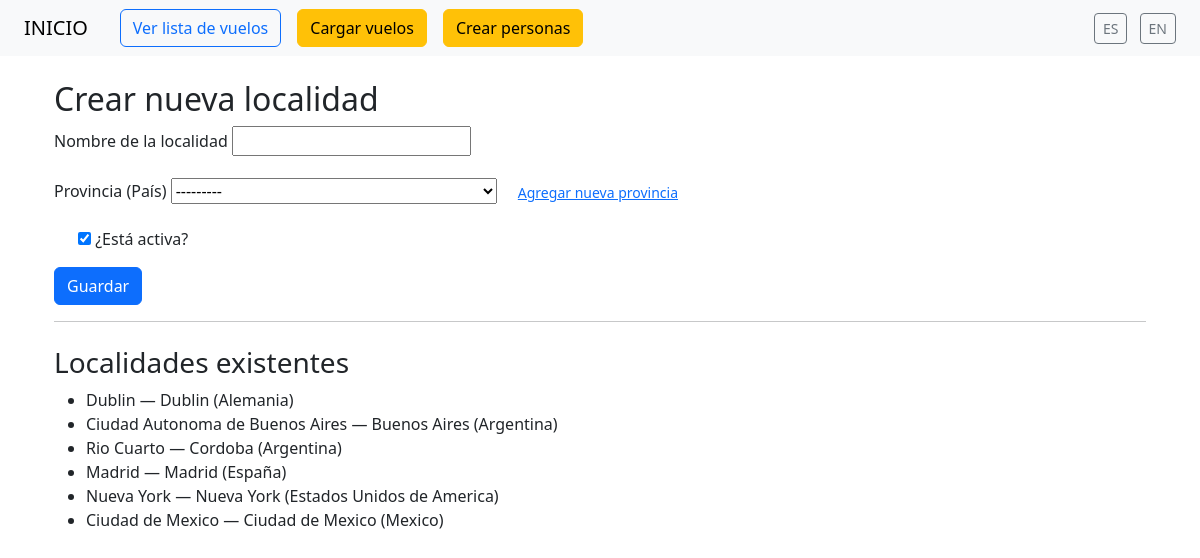
The app's page /es/localidad/crear/ (signed in) with its own data.
### core/models.py (models this page shows, shortened)
class Localidad(models.Model):
    provincia = models.ForeignKey(Provincia, on_delete=models.CASCADE, related_name='localidades', null=True, verbose_name=_("Provincia"))
    nombre = models.CharField(max_length=100, verbose_name=_("Nombre"))
    activo = models.BooleanField(default=True, verbose_name=_("Activo"))
    class Meta:
        ordering = ['nombre']
        verbose_name = _("Localidad")
        verbose_name_plural = _("Localidades")
        constraints = [
            models.UniqueConstraint(fields=['provincia', 'nombre'], name='unique_localidad_por_provincia')
        ]

class Provincia(models.Model):
    pais = models.ForeignKey(Pais, on_delete=models.CASCADE, related_name='provincias', verbose_name=_("País"))
    nombre = models.CharField(max_length=100, verbose_name=_("Nombre"))
    activo = models.BooleanField(default=True, verbose_name=_("Activo"))
    class Meta:
        ordering = ['nombre']
        verbose_name = _("Provincia")
        verbose_name_plural = _("Provincias")
        constraints = [
            models.UniqueConstraint(fields=['pais', 'nombre'], name='unique_provincia_por_pais')
        ]
    def __str__(self):
        return f"{self.nombre} ({self.pais.nombre})"

class Pais(models.Model):
    nombre = models.CharField(max_length=100, verbose_name=_("Nombre"))
    activo = models.BooleanField(default=True, verbose_name=_("Activo"))
    class Meta:
        ordering = ['nombre']
        verbose_name = _("País")
        verbose_name_plural = _("Países")

### vuelos/views.py (the view, shortened to what this page needs)
# urls.py: path('localidad/crear/', views.LocalidadCreateView.as_view(), name='localidad_form'),
class LocalidadCreateView(LoginRequiredMixin, UserPassesTestMixin, CreateView):
    model = Localidad
    fields = ['nombre', 'provincia', 'activo']
    template_name = 'vuelos/localidad_form.html'
    success_url = reverse_lazy('cargar_vuelo')
    def test_func(self):
        return self.request.user.is_superuser
    def get_context_data(self, **kwargs):
        context = super().get_context_data(**kwargs)
        context['localidades'] = Localidad.objects.select_related('provincia__pais').order_by('provincia__pais__nombre', 'provincia__nombre', 'nombre')
        return context

### vuelos/templates/vuelos/localidad_form.html (shortened to what this page needs)
{% extends 'base.html' %}
{% load i18n %}
{% block content %}
  <div class="container mt-4">
    <h2>{% trans "Crear nueva localidad" %}</h2>
    <form method="post">
      <div class="mb-3">
        <label for="id_nombre" class="form-label">{% trans "Nombre de la localidad" %}</label>
        {{ form.nombre }}
      </div>
      <div class="mb-3">
        <label for="id_provincia" class="form-label">{% trans "Provincia (País)" %}</label>
        {{ form.provincia }}
        <a href="{% url 'provincia_form' %}" class="btn btn-link btn-sm ms-2">
          {% trans "Agregar nueva provincia" %}
        </a>
      </div>
      <div class="form-check mb-3">
        {{ form.activo }}
        <label class="form-check-label" for="id_activo">{% trans "¿Está activa?" %}</label>
      </div>
      <button type="submit" class="btn btn-primary">{% trans "Guardar" %}</button>
    </form>
    <hr>
    <h3 class="mt-4">{% trans "Localidades existentes" %}</h3>
    <ul>
      {% for localidad in localidades %}
        <li>{{ localidad.nombre }} {% trans "—" %} {{ localidad.provincia.nombre }} ({{ localidad.provincia.pais.nombre }})</li>
      {% empty %}
        <li>{% trans "No hay localidades registradas aún." %}</li>
      {% endfor %}
    </ul>
  </div>
{% endblock %}

### records on screen
Localidad: nombre "Dublin", provincia.nombre "Dublin", provincia.pais.nombre "Alemania"
Localidad: nombre "Ciudad Autonoma de Buenos Aires", provincia.nombre "Buenos Aires", provincia.pais.nombre "Argentina"
Localidad: nombre "Rio Cuarto", provincia.nombre "Cordoba", provincia.pais.nombre "Argentina"
Localidad: nombre "Madrid", provincia.nombre "Madrid", provincia.pais.nombre "España"
Localidad: nombre "Nueva York", provincia.nombre "Nueva York", provincia.pais.nombre "Estados Unidos de America"
Localidad: nombre "Ciudad de Mexico", provincia.nombre "Ciudad de Mexico", provincia.pais.nombre "Mexico"
